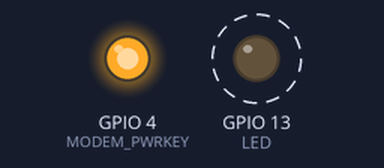
The sketch below on a simulated ESP32. Parts: output pins drawn as LEDs (lit = HIGH). Dashed ring = blinking. Uploads are accepted with an empty reply; pins used as bus, display or sensor lines are not drawn; what the sketch prints to the serial monitor is not drawn.

Above: at 1.3 s.
Timing chart, 0 to 4.1 s (numbered marks = the images above):
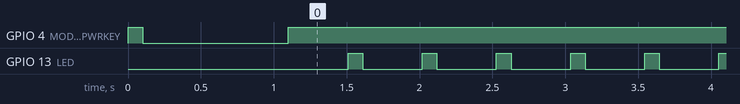

The sketch:

ESP32-SIM800L-Firebase-sender-GPS.ino
```cpp
//Select your modem
//SSL/TLS is currently supported only with SIM8xx series
#define TINY_GSM_MODEM_SIM800

//Increase RX buffer
//#define TINY_GSM_RX_BUFFER 256

//NNNNNNNNNNNNNNNNNNNNNNNNNNNNNNNNNNNNNNNNNNNNNNNNNNNNNNNNNNNNNNNNNNNNNNNNNNNNNNN
//#include <TinyGPS++.h> //https://github.com/mikalhart/TinyGPSPlus
#include <TinyGsmClient.h> //https://github.com/vshymanskyy/TinyGSM
#include <ArduinoHttpClient.h> //https://github.com/arduino-libraries/ArduinoHttpClient
//NNNNNNNNNNNNNNNNNNNNNNNNNNNNNNNNNNNNNNNNNNNNNNNNNNNNNNNNNNNNNNNNNNNNNNNNNNNNNNN

//NNNNNNNNNNNNNNNNNNNNNNNNNNNNNNNNNNNNNNNNNNNNNNNNNNNNNNNNNNNNNNNNNNNNNNNNNNNNNNN
const char FIREBASE_HOST[]  = "lilygo-esp32-sim800l-default-rtdb.firebaseio.com";
const String FIREBASE_AUTH  = "Legd1ze7Y5xDqgZQxdN23zWPvv791FZe0MSuNv26";
//const String FIREBASE_PATH  = "dados/coordenadas";
const String FIREBASE_PATH  = "/";
const int SSL_PORT          = 443;
//NNNNNNNNNNNNNNNNNNNNNNNNNNNNNNNNNNNNNNNNNNNNNNNNNNNNNNNNNNNNNNNNNNNNNNNNNNNNNNN

//NNNNNNNNNNNNNNNNNNNNNNNNNNNNNNNNNNNNNNNNNNN
// Your GPRS credentials
// Leave empty, if missing user or pass
char apn[]  = "GPRS internet";
char user[] = "";
char pass[] = "";
//NNNNNNNNNNNNNNNNNNNNNNNNNNNNNNNNNNNNNNNNNNN


//NNNNNNNNNNNNNNNNNNNNNNNNNNNNNNNNNNNNNNNNNNN
//GSM Module RX pin to ESP32 2
//GSM Module TX pin to ESP32 4
//#define rxPin 26
//#define txPin 27

//pino LED embarcado no pino 13
#define LED 13


//Pinos SIM800L
#define MODEM_RST 5
#define MODEM_PWRKEY 4
#define MODEM_POWER_ON 23
#define MODEM_TX 27
#define MODEM_RX 26

HardwareSerial sim800(1);
TinyGsm modem(sim800);
//NNNNNNNNNNNNNNNNNNNNNNNNNNNNNNNNNNNNNNNNNNN
/*
//NNNNNNNNNNNNNNNNNNNNNNNNNNNNNNNNNNNNNNNNNNN
//GPS Module RX pin to ESP32 17
//GPS Module TX pin to ESP32 16
#define RXD2 16
#define TXD2 17
HardwareSerial neogps(2);
TinyGPSPlus gps;
//NNNNNNNNNNNNNNNNNNNNNNNNNNNNNNNNNNNNNNNNNNN
*/
//NNNNNNNNNNNNNNNNNNNNNNNNNNNNNNNNNNNNNNNNNNNNNNNNNNNNNNNNNNNNNNNNNNNNNNNNNNNNNNNNNNNNNNNN
TinyGsmClientSecure gsm_client_secure_modem(modem, 0);
HttpClient http_client = HttpClient(gsm_client_secure_modem, FIREBASE_HOST, SSL_PORT);
//NNNNNNNNNNNNNNNNNNNNNNNNNNNNNNNNNNNNNNNNNNNNNNNNNNNNNNNNNNNNNNNNNNNNNNNNNNNNNNNNNNNNNNNN

//unsigned long previousMillis = 0;
//long interval = 10000;

//**************************************************************************************************
void setup() {

  pinMode(LED, OUTPUT);

  //Reseta o SIM800L
  pinMode(MODEM_RST, OUTPUT);
  pinMode(MODEM_PWRKEY, OUTPUT);
  pinMode(MODEM_POWER_ON, OUTPUT);
  digitalWrite(MODEM_RST, HIGH);
  digitalWrite(MODEM_POWER_ON, HIGH);
  digitalWrite(MODEM_PWRKEY, HIGH);
  delay(100);
  digitalWrite(MODEM_PWRKEY, LOW);
  delay(1000);
  digitalWrite(MODEM_PWRKEY, HIGH);


  Serial.begin(115200);
  Serial.println("esp32 serial initialize");

  sim800.begin(115200, SERIAL_8N1, MODEM_RX, MODEM_TX);
  Serial.println("SIM800L serial initialize");
/*
  neogps.begin(9600, SERIAL_8N1, RXD2, TXD2);
  Serial.println("neogps serial initialize");
  delay(3000);
*/
  //NNNNNNNNNNNNNNNNNNNNNNNNNNNNNNNNNNNNNNNNNNN
  //Restart takes quite some time
  //To skip it, call init() instead of restart()
  Serial.println("Initializing modem...");
  modem.restart();
  String modemInfo = modem.getModemInfo();
  Serial.print("Modem: ");
  Serial.println(modemInfo);
  //NNNNNNNNNNNNNNNNNNNNNNNNNNNNNNNNNNNNNNNNNNN

  // Unlock your SIM card with a PIN
  //modem.simUnlock("1234");

  http_client.setHttpResponseTimeout(90 * 1000); //^0 secs timeout
}
//**************************************************************************************************


//**************************************************************************************************
void loop() {
  //NNNNNNNNNNNNNNNNNNNNNNNNNNNNNNNNNNNNNNNNNNN
  //Restart takes quite some time
  //To skip it, call init() instead of restart()
  //Serial.println("Initializing modem...");
  //modem.init();
  //String modemInfo = modem.getModemInfo();
  //Serial.print("Modem: ");
  //Serial.println(modemInfo);
  //NNNNNNNNNNNNNNNNNNNNNNNNNNNNNNNNNNNNNNNNNNN

  //NNNNNNNNNNNNNNNNNNNNNNNNNNNNNNNNNNNNNNNNNNN
  //Serial.print(F("Waiting for network..."));
  //if (!modem.waitForNetwork()) {
    //Serial.println(" fail");
    //delay(1000);
    //return;
  //}
  //Serial.println(" OK");
  //NNNNNNNNNNNNNNNNNNNNNNNNNNNNNNNNNNNNNNNNNNN

  //NNNNNNNNNNNNNNNNNNNNNNNNNNNNNNNNNNNNNNNNNNN
  Serial.print(F("Connecting to "));
  Serial.print(apn);
  if (!modem.gprsConnect(apn, user, pass)) {
    Serial.println(" fail");
    delay(1000);
    return;
  }
  Serial.println(" OK");
  //NNNNNNNNNNNNNNNNNNNNNNNNNNNNNNNNNNNNNNNNNNN

  http_client.connect(FIREBASE_HOST, SSL_PORT);

  //MMMMMMMMMMMMMMMMMMMMMMMMMMMMMMMMMMMMMMMMMMM
  while (true) {
    if (!http_client.connected()) {
      Serial.println();
      http_client.stop();// Shutdown
      Serial.println("HTTP  not connect");
      break;
    }
    else{
      gps_loop();
    }
  }
  //MMMMMMMMMMMMMMMMMMMMMMMMMMMMMMMMMMMMMMMMMMM
}
//**************************************************************************************************

//**************************************************************************************************
void PostToFirebase(const char* method, const String & path , const String & data, HttpClient* http) {
  String response;
  int statusCode = 0;
  http->connectionKeepAlive(); // Currently, this is needed for HTTPS

  //NNNNNNNNNNNNNNNNNNNNNNNNNNNNNNNNNNNNNNNNNNNNNNNNNNNNNNNNNNNNNNN
  String url;
  if (path[0] != '/') {
    url = "/";
  }
  url += path + ".json";
  url += "?auth=" + FIREBASE_AUTH;
  Serial.print("POST:");
  Serial.println(url);
  Serial.print("Data:");
  Serial.println(data);
  //NNNNNNNNNNNNNNNNNNNNNNNNNNNNNNNNNNNNNNNNNNNNNNNNNNNNNNNNNNNNNNN

  String contentType = "application/json";
  http->put(url, contentType, data);
//  http->put("/.json?auth=Legd1ze7Y5xDqgZQxdN23zWPvv791FZe0MSuNv26", "application/json", "{\"lat\":41.2,\"lng\":52.1}"); // exemplo de preenchimento
//lilygo-esp32-sim800l-default-rtdb.firebaseio.com/.json?auth=Legd1ze7Y5xDqgZQxdN23zWPvv791FZe0MSuNv26/application/json/{\"lat\":41.2,\"lng\":52.1}
//link para navegador:lilygo-esp32-sim800l-default-rtdb.firebaseio.com/.json?=Legd1ze7Y5xDqgZQxdN23zWPvv791FZe0MSuNv26/application/json/{\"lat\":80.2,\"lng\":52.1}
  digitalWrite(LED, HIGH);
  delay(100);
  digitalWrite(LED, LOW);


  //NNNNNNNNNNNNNNNNNNNNNNNNNNNNNNNNNNNNNNNNNNNNNNNNNNNN
  // read the status code and body of the response
  //statusCode-200 (OK) | statusCode -3 (TimeOut)
  statusCode = http->responseStatusCode();
  Serial.print("Status code: ");
  Serial.println(statusCode);
  response = http->responseBody();
  Serial.print("Response: ");
  Serial.println(response);
  //NNNNNNNNNNNNNNNNNNNNNNNNNNNNNNNNNNNNNNNNNNNNNNNNNNNN

  //NNNNNNNNNNNNNNNNNNNNNNNNNNNNNNNNNNNNNNNNNNNNNNNNNNNN
  if (!http->connected()) {
    Serial.println();
    http->stop();// Shutdown
    Serial.println("HTTP POST disconnected");
  }
  //NNNNNNNNNNNNNNNNNNNNNNNNNNNNNNNNNNNNNNNNNNNNNNNNNNNN
}
//**************************************************************************************************


//**************************************************************************************************

void gps_loop()
{
  /*
  //NNNNNNNNNNNNNNNNNNNNNNNNNNNNNNNNNNNNNNNNNNNNNNNNNNNNNNNNNNNNNNNNNNN
  //Can take up to 60 seconds
  boolean newData = false;
  for (unsigned long start = millis(); millis() - start < 2000;){
    while (neogps.available()){
      if (gps.encode(neogps.read())){
        newData = true;
        break;
      }
    }
  }
  //NNNNNNNNNNNNNNNNNNNNNNNNNNNNNNNNNNNNNNNNNNNNNNNNNNNNNNNNNNNNNNNNNNN

  //NNNNNNNNNNNNNNNNNNNNNNNNNNNNNNNNNNNNNNNNNNNNNNNNNNNNNNNNNNNNNNNNNNN
  //If newData is true
  if(true){
  newData = false;
  */
  String latitude = "47.2";
  String longitude = "46.4";
  //float altitude;
  //unsigned long date, time, speed, satellites;

  //latitude = String(gps.location.lat(), 6); // Latitude in degrees (double)
  //longitude = String(gps.location.lng(), 6); // Longitude in degrees (double)

  //latitude = String(gps.location.lat(), 6); // Latitude in degrees (double)
  //longitude = String(gps.location.lng(), 6); // Longitude in degrees (double)


  //altitude = gps.altitude.meters(); // Altitude in meters (double)
  //date = gps.date.value(); // Raw date in DDMMYY format (u32)
  //time = gps.time.value(); // Raw time in HHMMSSCC format (u32)
  //speed = gps.speed.kmph();

  Serial.print("Latitude= ");
  Serial.print(latitude);
  Serial.print(" Longitude= ");
  Serial.println(longitude);

  String gpsData = "{";
  gpsData += "\"lat\":" + latitude + ",";
  gpsData += "\"lng\":" + longitude + "";
  gpsData += "}";

  //PUT   Write or replace data to a defined path, like messages/users/user1/<data>
  //PATCH   Update some of the keys for a defined path without replacing all of the data.
  //POST  Add to a list of data in our Firebase database. Every time we send a POST request, the Firebase client generates a unique key, like messages/users/<unique-id>/<data>
  //DELETE  Remove data from the Firebase database reference reference.
  //https://firebase.google.com/docs/database/rest/save-data

  PostToFirebase("PATCH", FIREBASE_PATH, gpsData, &http_client);


 // }
  //NNNNNNNNNNNNNNNNNNNNNNNNNNNNNNNNNNNNNNNNNNNNNNNNNNNNNNNNNNNNNNNNNNN
}

//**************************************************************************************************
```

Measured:
- by itself, GPIO 13 (LED): alternates HIGH for 0.10 s and LOW for 0.41 s
